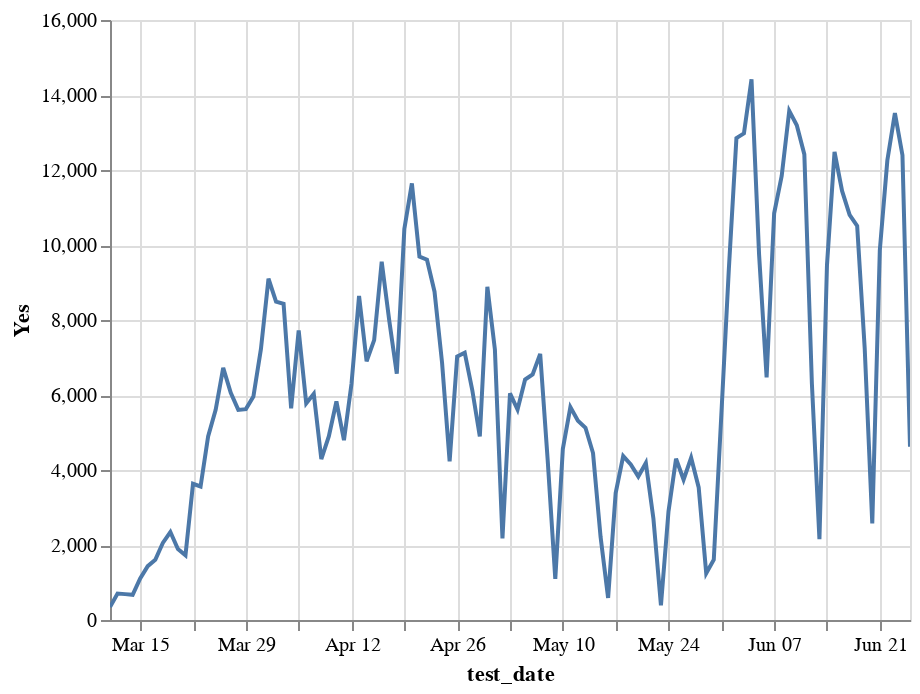

This figure's notebook cell:
### Code cell
alt.Chart(ti.reset_index().assign(total=lambda x: x.Yes+x.No)).mark_line().encode(
    x='test_date',
    y='Yes',
    tooltip=['test_date', 'Yes']
).interactive()

### Figure 1 — Vega-Lite specification as saved in the notebook (floating-point values rounded to 4 significant figures)
{"config": {"view": {"continuousWidth": 400, "continuousHeight": 300}}, "data": {"name": "data-53e831e6ef2d2febfe21398accc18acb"}, "mark": "line", "encoding": {"tooltip": [{"type": "temporal", "field": "test_date"}, {"type": "quantitative", "field": "Yes"}], "x": {"type": "temporal", "field": "test_date"}, "y": {"type": "quantitative", "field": "Yes"}}, "selection": {"selector005": {"type": "interval", "bind": "scales", "encodings": ["x", "y"]}}, "$schema": "https://vega.github.io/schema/vega-lite/v4.8.1.json", "datasets": {"data-53e831e6ef2d2febfe21398accc18acb": [{"test_date": "2020-03-11T00:00:00", "No": 21, "Yes": 344, "total": 365}, {"test_date": "2020-03-12T00:00:00", "No": 29, "Yes": 705, "total": 734}, {"test_date": "2020-03-13T00:00:00", "No": 28, "Yes": 690, "total": 718}, {"test_date": "2020-03-14T00:00:00", "No": 26, "Yes": 671, "total": 697}, {"test_date": "2020-03-15T00:00:00", "No": 136, "Yes": 1107, "total": 1243}, {"test_date": "2020-03-16T00:00:00", "No": 155, "Yes": 1436, "total": 1591}, {"test_date": "2020-03-17T00:00:00", "No": 206, "Yes": 1606, "total": 1812}, {"test_date": "2020-03-18T00:00:00", "No": 181, "Yes": 2055, "total": 2236}, {"test_date": "2020-03-19T00:00:00", "No": 246, "Yes": 2346, "total": 2592}, {"test_date": "2020-03-20T00:00:00", "No": 127, "Yes": 1891, "total": 2018}, {"test_date": "2020-03-21T00:00:00", "No": 137, "Yes": 1725, "total": 1862}, {"test_date": "2020-03-22T00:00:00", "No": 620, "Yes": 3632, "total": 4252}, {"test_date": "2020-03-23T00:00:00", "No": 403, "Yes": 3561, "total": 3964}, {"test_date": "2020-03-24T00:00:00", "No": 430, "Yes": 4895, "total": 5325}, {"test_date": "2020-03-25T00:00:00", "No": 428, "Yes": 5604, "total": 6032}, {"test_date": "2020-03-26T00:00:00", "No": 624, "Yes": 6722, "total": 7346}, {"test_date": "2020-03-27T00:00:00", "No": 523, "Yes": 6056, "total": 6579}, {"test_date": "2020-03-28T00:00:00", "No": 520, "Yes": 5603, "total": 6123}, {"test_date": "2020-03-29T00:00:00", "No": 674, "Yes": 5623, "total": 6297}, {"test_date": "2020-03-30T00:00:00", "No": 953, "Yes": 5961, "total": 6914}, {"test_date": "2020-03-31T00:00:00", "No": 1460, "Yes": 7230, "total": 8690}, {"test_date": "2020-04-01T00:00:00", "No": 1512, "Yes": 9100, "total": 10612}, {"test_date": "2020-04-02T00:00:00", "No": 1955, "Yes": 8490, "total": 10445}, {"test_date": "2020-04-03T00:00:00", "No": 1584, "Yes": 8433, "total": 10017}, {"test_date": "2020-04-04T00:00:00", "No": 834, "Yes": 5646, "total": 6480}, {"test_date": "2020-04-05T00:00:00", "No": 1619, "Yes": 7723, "total": 9342}, {"test_date": "2020-04-06T00:00:00", "No": 1934, "Yes": 5776, "total": 7710}, {"test_date": "2020-04-07T00:00:00", "No": 2046, "Yes": 6031, "total": 8077}, {"test_date": "2020-04-08T00:00:00", "No": 2058, "Yes": 4290, "total": 6348}, {"test_date": "2020-04-09T00:00:00", "No": 1608, "Yes": 4904, "total": 6512}, {"test_date": "2020-04-10T00:00:00", "No": 2151, "Yes": 5827, "total": 7978}, {"test_date": "2020-04-11T00:00:00", "No": 2216, "Yes": 4796, "total": 7012}, {"test_date": "2020-04-12T00:00:00", "No": 3216, "Yes": 6300, "total": 9516}, {"test_date": "2020-04-13T00:00:00", "No": 3633, "Yes": 8641, "total": 12274}, {"test_date": "2020-04-14T00:00:00", "No": 2920, "Yes": 6901, "total": 9821}, {"test_date": "2020-04-15T00:00:00", "No": 2613, "Yes": 7464, "total": 10077}, {"test_date": "2020-04-16T00:00:00", "No": 3198, "Yes": 9553, "total": 12751}, {"test_date": "2020-04-17T00:00:00", "No": 2811, "Yes": 7985, "total": 10796}, {"test_date": "2020-04-18T00:00:00", "No": 2956, "Yes": 6569, "total": 9525}, {"test_date": "2020-04-19T00:00:00", "No": 3977, "Yes": 10426, "total": 14403}, {"test_date": "2020-04-20T00:00:00", "No": 4135, "Yes": 11643, "total": 15778}, {"test_date": "2020-04-21T00:00:00", "No": 4030, "Yes": 9689, "total": 13719}, {"test_date": "2020-04-22T00:00:00", "No": 3756, "Yes": 9608, "total": 13364}, {"test_date": "2020-04-23T00:00:00", "No": 4243, "Yes": 8755, "total": 12998}, {"test_date": "2020-04-24T00:00:00", "No": 3607, "Yes": 6858, "total": 10465}, {"test_date": "2020-04-25T00:00:00", "No": 2536, "Yes": 4232, "total": 6768}, {"test_date": "2020-04-26T00:00:00", "No": 3473, "Yes": 7027, "total": 10500}, {"test_date": "2020-04-27T00:00:00", "No": 4454, "Yes": 7130, "total": 11584}, {"test_date": "2020-04-28T00:00:00", "No": 3608, "Yes": 6132, "total": 9740}, {"test_date": "2020-04-29T00:00:00", "No": 2619, "Yes": 4894, "total": 7513}, {"test_date": "2020-04-30T00:00:00", "No": 4013, "Yes": 8886, "total": 12899}, {"test_date": "2020-05-01T00:00:00", "No": 3234, "Yes": 7212, "total": 10446}, {"test_date": "2020-05-02T00:00:00", "No": 1479, "Yes": 2176, "total": 3655}, {"test_date": "2020-05-03T00:00:00", "No": 3148, "Yes": 6043, "total": 9191}, {"test_date": "2020-05-04T00:00:00", "No": 3647, "Yes": 5612, "total": 9259}, {"test_date": "2020-05-05T00:00:00", "No": 2909, "Yes": 6412, "total": 9321}, {"test_date": "2020-05-06T00:00:00", "No": 2818, "Yes": 6548, "total": 9366}, {"test_date": "2020-05-07T00:00:00", "No": 3467, "Yes": 7096, "total": 10563}, {"test_date": "2020-05-08T00:00:00", "No": 2212, "Yes": 4245, "total": 6457}, {"test_date": "2020-05-09T00:00:00", "No": 775, "Yes": 1097, "total": 1872}, {"test_date": "2020-05-10T00:00:00", "No": 2632, "Yes": 4560, "total": 7192}, {"test_date": "2020-05-11T00:00:00", "No": 2825, "Yes": 5676, "total": 8501}, {"test_date": "2020-05-12T00:00:00", "No": 2630, "Yes": 5315, "total": 7945}, {"test_date": "2020-05-13T00:00:00", "No": 2718, "Yes": 5126, "total": 7844}, {"test_date": "2020-05-14T00:00:00", "No": 3505, "Yes": 4453, "total": 7958}, {"test_date": "2020-05-15T00:00:00", "No": 2514, "Yes": 2218, "total": 4732}, {"test_date": "2020-05-16T00:00:00", "No": 389, "Yes": 588, "total": 977}, {"test_date": "2020-05-17T00:00:00", "No": 2614, "Yes": 3386, "total": 6000}, {"test_date": "2020-05-18T00:00:00", "No": 3318, "Yes": 4372, "total": 7690}, {"test_date": "2020-05-19T00:00:00", "No": 2732, "Yes": 4148, "total": 6880}, {"test_date": "2020-05-20T00:00:00", "No": 1985, "Yes": 3826, "total": 5811}, {"test_date": "2020-05-21T00:00:00", "No": 2160, "Yes": 4187, "total": 6347}, {"test_date": "2020-05-22T00:00:00", "No": 1169, "Yes": 2708, "total": 3877}, {"test_date": "2020-05-23T00:00:00", "No": 212, "Yes": 388, "total": 600}, {"test_date": "2020-05-24T00:00:00", "No": 1457, "Yes": 2896, "total": 4353}, {"test_date": "2020-05-25T00:00:00", "No": 1841, "Yes": 4299, "total": 6140}, {"test_date": "2020-05-26T00:00:00", "No": 3321, "Yes": 3741, "total": 7062}, {"test_date": "2020-05-27T00:00:00", "No": 1680, "Yes": 4327, "total": 6007}, {"test_date": "2020-05-28T00:00:00", "No": 954, "Yes": 3536, "total": 4490}, {"test_date": "2020-05-29T00:00:00", "No": 259, "Yes": 1245, "total": 1504}, {"test_date": "2020-05-30T00:00:00", "No": 328, "Yes": 1606, "total": 1934}, {"test_date": "2020-05-31T00:00:00", "No": 2047, "Yes": 5463, "total": 7510}, {"test_date": "2020-06-01T00:00:00", "No": 2744, "Yes": 9371, "total": 12115}, {"test_date": "2020-06-02T00:00:00", "No": 2872, "Yes": 12850, "total": 15722}, {"test_date": "2020-06-03T00:00:00", "No": 3063, "Yes": 12977, "total": 16040}, {"test_date": "2020-06-04T00:00:00", "No": 4486, "Yes": 14418, "total": 18904}, {"test_date": "2020-06-05T00:00:00", "No": 3901, "Yes": 9755, "total": 13656}, {"test_date": "2020-06-06T00:00:00", "No": 1113, "Yes": 6470, "total": 7583}, {"test_date": "2020-06-07T00:00:00", "No": 3706, "Yes": 10846, "total": 14552}, {"test_date": "2020-06-08T00:00:00", "No": 4040, "Yes": 11842, "total": 15882}, {"test_date": "2020-06-09T00:00:00", "No": 3524, "Yes": 13578, "total": 17102}, {"test_date": "2020-06-10T00:00:00", "No": 2945, "Yes": 13194, "total": 16139}, {"test_date": "2020-06-11T00:00:00", "No": 3278, "Yes": 12416, "total": 15694}, {"test_date": "2020-06-12T00:00:00", "No": 2342, "Yes": 6307, "total": 8649}, {"test_date": "2020-06-13T00:00:00", "No": 938, "Yes": 2154, "total": 3092}, {"test_date": "2020-06-14T00:00:00", "No": 3283, "Yes": 9465, "total": 12748}, {"test_date": "2020-06-15T00:00:00", "No": 4571, "Yes": 12480, "total": 17051}, {"test_date": "2020-06-16T00:00:00", "No": 5173, "Yes": 11442, "total": 16615}, {"test_date": "2020-06-17T00:00:00", "No": 4975, "Yes": 10805, "total": 15780}, {"test_date": "2020-06-18T00:00:00", "No": 4757, "Yes": 10509, "total": 15266}, {"test_date": "2020-06-19T00:00:00", "No": 3111, "Yes": 7238, "total": 10349}, {"test_date": "2020-06-20T00:00:00", "No": 827, "Yes": 2576, "total": 3403}, {"test_date": "2020-06-21T00:00:00", "No": 4409, "Yes": 9856, "total": 14265}, {"test_date": "2020-06-22T00:00:00", "No": 5797, "Yes": 12259, "total": 18056}, {"test_date": "2020-06-23T00:00:00", "No": 5461, "Yes": 13515, "total": 18976}, {"test_date": "2020-06-24T00:00:00", "No": 5109, "Yes": 12397, "total": 17506}, {"test_date": "2020-06-25T00:00:00", "No": 2885, "Yes": 4619, "total": 7504}]}}
